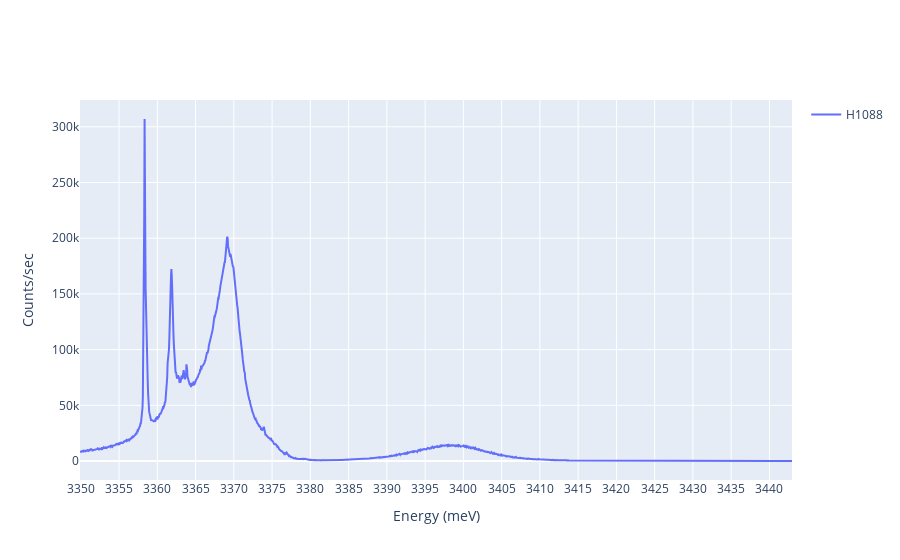

Notebook source saved alongside this figure:
### Code cell
import numpy as np
import matplotlib.pyplot as plt
import pandas as pd
import plotly.express as px
import plotly.graph_objects as go

#E = hc/lambda in eV calculations
h = 6.6261*10**(-34) # m^2kg/s
c = 2.9979*10**8 # m/s
eV = 1.6022*10**(-19) # J
Conversion = h*c/eV

FileNames = [0]*1
for i in range(len(FileNames)):
    string = '202007090%.0f' %(i+8)
    FileNames[i] = [string]
    print(FileNames[i])

fig = go.Figure()

for j in range(len(FileNames)):
    
    
    Wavelength, Count = np.genfromtxt(FileNames[j][0], delimiter="\t", unpack = True, skip_header=4)
    EnergyEV = [0]*len(Wavelength)
    
    Wavelength = Wavelength*10**(-9)*1.000289
    EnergyEV = Conversion/Wavelength*1000
    
    # Add traces
    fig.add_trace(go.Scatter(x=EnergyEV, y=Count,
                    mode='lines',
                    #name='%.0f' %j, 
                            name = 'H1088'))

fig['layout']['xaxis'].update(title='Energy (meV)', dtick=5, autorange=True)
fig['layout']['yaxis'].update(title='Counts/sec', autorange=True)
fig.update_layout(showlegend=True)
print('H1088')
fig.show()

### Figure 1 — Plotly figure (JSON) as saved in the notebook; plotly's stock layout.template omitted (floating-point values rounded to 4 significant figures; data arrays with more than 128 entries replaced by an {"elided": "..."} marker saying what was removed)
{"data": [{"mode": "lines", "name": "H1088", "type": "scatter", "x": {"elided": "2001 float values"}, "y": {"elided": "2001 int values"}}], "layout": {"showlegend": true, "xaxis": {"autorange": true, "dtick": 5, "title": {"text": "Energy (meV)"}}, "yaxis": {"autorange": true, "title": {"text": "Counts/sec"}}}}
